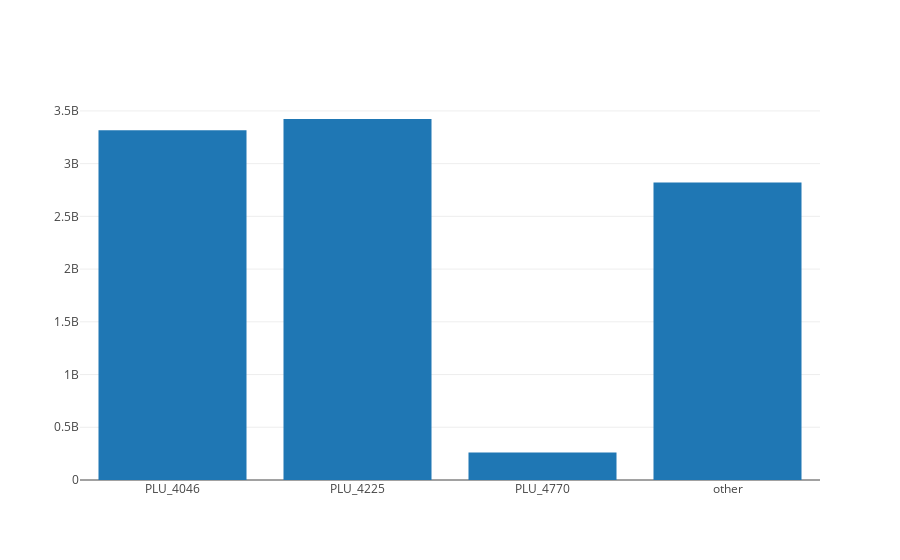

The notebook cell saved with this chart:
### Code cell
#plot total of each type of avocado.
iplot([go.Bar(
            x=['PLU_4046', 'PLU_4225', 'PLU_4770','other'],
            y=[plu_4046, plu_4225, plu_4770, other]
    )]
)

### Figure 1 — Plotly figure (JSON) as saved in the notebook; plotly's stock layout.template omitted (floating-point values rounded to 4 significant figures)
{"data": [{"type": "bar", "uid": "5781367d-0be9-49d5-8512-3520275691af", "x": ["PLU_4046", "PLU_4225", "PLU_4770", "other"], "y": [3317000000.0, 3423000000.0, 261500000.0, 2820000000.0]}], "layout": {}}
